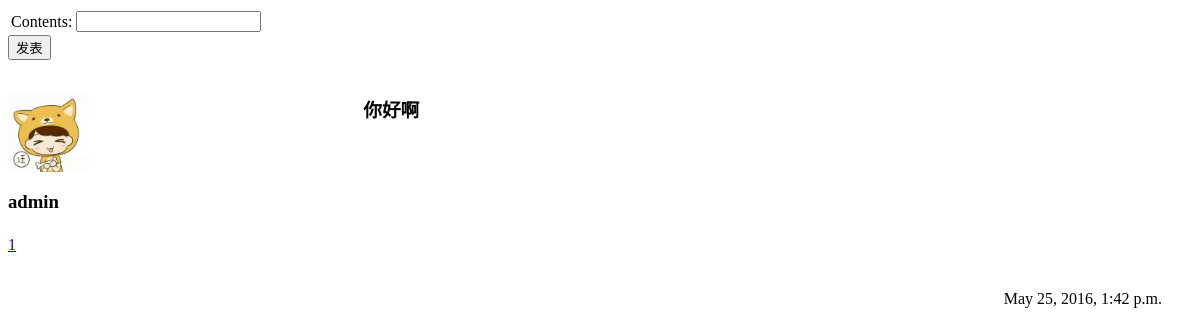
Before: /share/discuss/ (signed in) with the older database file.
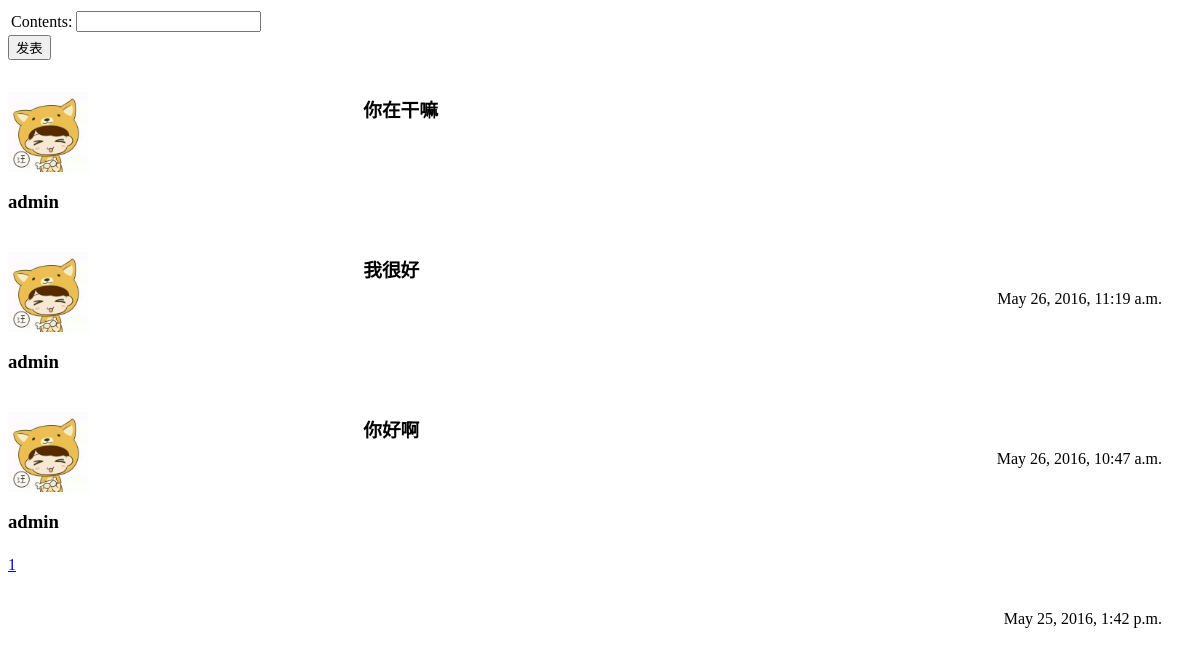
After: the same page with the newer database file.
### share/models.py (models this page shows, shortened)
class Tribune(models.Model):
	user = models.ForeignKey(User)
	contents = models.CharField(max_length=500)
	date = models.DateTimeField(auto_now_add=True)

class UserProfile(models.Model):
	user=models.OneToOneField(User,unique=True,verbose_name=('用户'))
	realname = models.CharField(max_length=20,blank=True, null=True)
	phone = models.IntegerField(blank=True, null=True)
	birth_date = models.DateField('your birthday', blank=True, null=True)
	head = models.ImageField(upload_to ='static', blank=True, default='static/user.jpg')
	address = models.CharField(max_length=200,default='',blank=True, null=True)
	class Meta:
		db_table = 'share_userprofile'

### share/views.py (the view)
@login_required
def discuss(request):
	user = request.user
	b = Tribune.objects.order_by('-date')
	after_range_num = 5
	before_range_num = 4
	paginator = Paginator(b, 10)
	page=int(request.GET.get('page','1'))
	if page <1:
		page=1
	try:
		bbs = paginator.page(page)
	except PageNotAnInteger:
		bbs = paginator.page(1)
	except EmptyPage:
		bbs = paginator.page(paginator.num_pages)
	if request.method == 'POST':
		form = BbsForm(request.POST)
		if form.is_valid():
			contents = form.cleaned_data['contents']
			date = datetime.datetime.now()
			Tribune.objects.update_or_create(user=user, contents=contents, date=date)
			return HttpResponseRedirect('/share/discuss/')
	else:
		form = BbsForm()
		return render_to_response('share/discuss.html', RequestContext(request, {'form': form, 'bbs': bbs }))

### share/forms.py
class BbsForm(forms.Form):
	contents = forms.CharField(max_length=500)

### share/templates/share/discuss.html (shortened to what this page needs)
<head>
<link rel="stylesheet" type="text/css" href="../../static/css/bbs.css" />
</head>
<form method="POST">
<table>
<tr>
	<td>{{ form.contents.label_tag}}</td>
	<td>{{ form.contents }}</td>
</tr>
</table>
<input type="submit" value="发表" />
</form>
{% load staticfiles %}
{% for b in bbs %}
<div class="whole">
<div class="left">
	<p>
		<img src="../../{{ b.user.userprofile.head }}" height="80" width="80">
	</p>
	<p>
		<h3>{{ b.user.username }}</h3>
</div>
<div class="right">
	<p>
		<h3>{{ b.contents }}</h3>
	</p>
        <p class="l">{{ b.date }}</p>
</div>
</div>
{% endfor %}
<a href="?page={{ bbs.number}}" title="第{{ bbs.number}}页">{{ bbs.number}}</a>

Changed rows visible on the page:
added Tribune: user.userprofile.head (picture), user.username "admin", contents "你在干嘛", date "May 26, 2016, 11:19 a.m."
added Tribune: user.userprofile.head (picture), user.username "admin", contents "我很好", date "May 26, 2016, 10:47 a.m."
